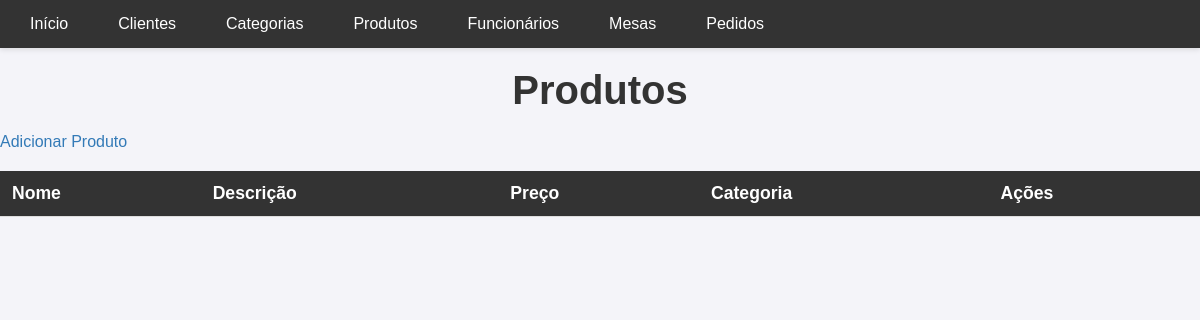
/produto/, run on an earlier commit of the app's database.
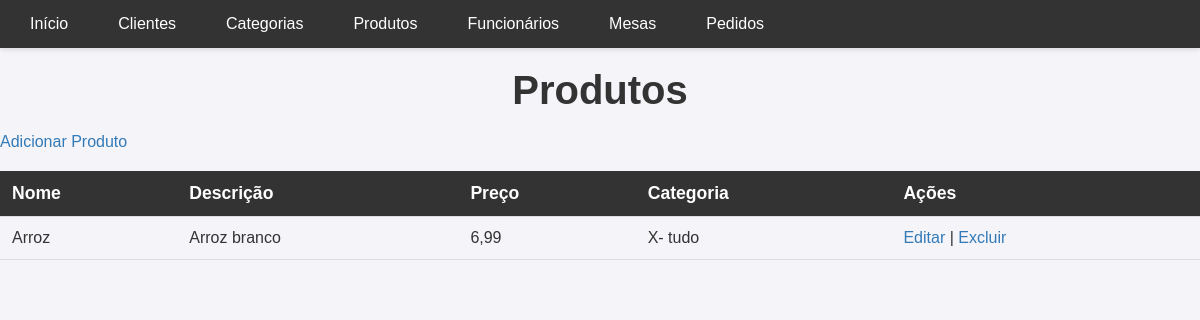
And on a later commit of the database.
### gerenciamento/models.py (models this page shows, shortened)
class Produto(models.Model):
    nome = models.CharField(max_length=100)
    descricao = models.TextField()
    preco = models.DecimalField(max_digits=10, decimal_places=2)
    categoria = models.ForeignKey(Categoria, on_delete=models.CASCADE)

class Categoria(models.Model):
    nome = models.CharField(max_length=50)
    descricao = models.TextField(blank=True, null=True)

### gerenciamento/views.py (the view)
# urls.py: path('produto/', views.listar_produtos, name='listar_produtos'),
def listar_produtos(request):
    produtos = Produto.objects.all()
    return render(request, 'gerenciamento/produto/list.html', {'produtos': produtos})

### gerenciamento/templates/gerenciamento/produto/list.html (shortened to what this page needs)
{% extends 'gerenciamento/base.html' %}
{% block content %}
<h1>Produtos</h1>
<a href="{% url 'criar_produto' %}">Adicionar Produto</a>
<table>
    <thead>
        <tr>
            <th>Nome</th>
            <th>Descrição</th>
            <th>Preço</th>
            <th>Categoria</th>
            <th>Ações</th>
        </tr>
    </thead>
    <tbody>
        {% for produto in produtos %}
        <tr>
            <td>{{ produto.nome }}</td>
            <td>{{ produto.descricao }}</td>
            <td>{{ produto.preco }}</td>
            <td>{{ produto.categoria.nome }}</td>
            <td>
                <a href="{% url 'editar_produto' produto.id %}">Editar</a> |
                <a href="{% url 'excluir_produto' produto.id %}" onclick="return confirm('Tem certeza que deseja excluir?');">Excluir</a>
            </td>
        </tr>
        {% endfor %}
    </tbody>
</table>
{% endblock %}

What changed in the data, as far as the page shows it:
added Produto: nome "Arroz", descricao "Arroz branco", preco "6,99", categoria.nome "X- tudo"
